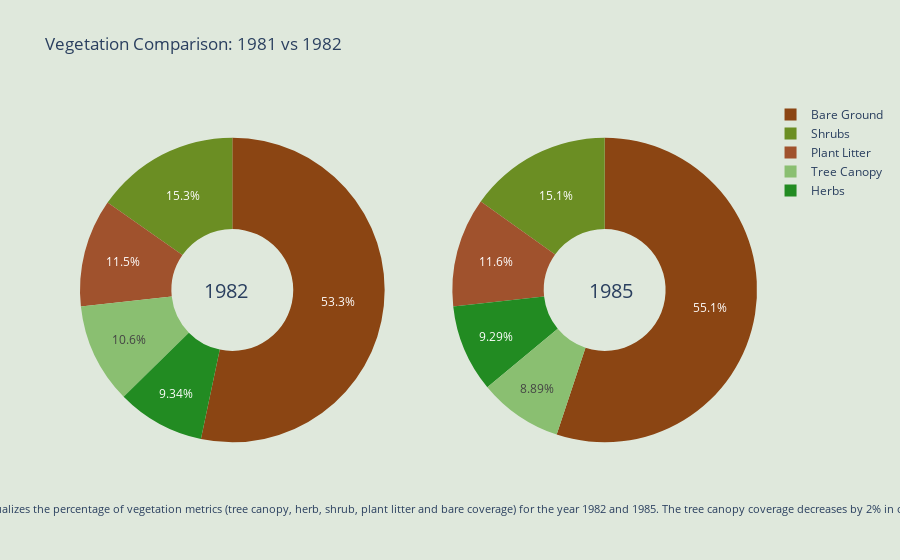

Notebook cell for this chart:
### Code cell
import pandas as pd
import plotly.graph_objects as go
from plotly.subplots import make_subplots

# Load the imputed dataset
climate_data = pd.read_csv("DataSet/climate_change_imputed.csv")
#climate_data = pd.read_csv("DataSet/climate_change.csv")
# Ensure relevant columns are present
required_columns = ['year', 'Bare', 'Herb', 'Shrub', 'treecanopy', 'Litter']
missing_columns = set(required_columns) - set(climate_data.columns)
if missing_columns:
    raise ValueError(f"Missing columns in the dataset: {missing_columns}")

# Filter data for the specific years (e.g., 1982 and 1985)
data_1982 = climate_data[climate_data['year'] == 1982 ]
data_1985 = climate_data[climate_data['year'] == 1985 ]

# Calculate the average coverage for each metric for the years 1981 and 1982
avg_1982 = data_1982[['Bare', 'Herb', 'Shrub', 'treecanopy', 'Litter']].mean()
avg_1985 = data_1985[['Bare', 'Herb', 'Shrub', 'treecanopy', 'Litter']].mean()

labels = ["Bare Ground", "Herbs", "Shrubs", "Tree Canopy", "Plant Litter"]
values_1982 = avg_1982.values
values_1985 = avg_1985.values

# Colors for the vegetation metrics (green and brown theme)
colors = ["#8B4513", "#228B22", "#6B8E23", "#8abf71", "#A0522D"]

# Create subplots: use 'domain' type for Pie subplot
fig = make_subplots(rows=1, cols=2, specs=[[{'type':'domain'}, {'type':'domain'}]])

# Add Pie charts for 1980 and 2024
fig.add_trace(go.Pie(labels=labels, values=values_1982, name="1980 Vegetation Metrics", marker=dict(colors=colors)), 1, 1)
fig.add_trace(go.Pie(labels=labels, values=values_1985, name="2024 Vegetation Metrics", marker=dict(colors=colors)), 1, 2)

# Use `hole` to create a donut-like pie chart
fig.update_traces(hole=.4, hoverinfo="label+percent+name")

fig.update_layout(
    title_text="Vegetation Comparison: 1981 vs 1982",
    # Add annotations in the center of the donut pies.
    annotations=[dict(text='1982', x=0.18, y=0.5, font_size=20, showarrow=False),
                 dict(text='1985', x=0.82, y=0.5, font_size=20, showarrow=False),
                 dict(
            xref='paper', yref='paper',
            x=0.5, y=-0.1,
            showarrow=False,
            text=' Fig 3. This chart visualizes the percentage of vegetation metrics (tree canopy, herb, shrub, plant litter and bare coverage) for the year 1982 and 1985. The tree canopy coverage decreases by 2% in one year',
            font=dict(size=11),
            align='center'
        )],
    plot_bgcolor='#dfe8dc',  # Background color of the plots
    paper_bgcolor='#dfe8dc',  # Background color of the whole figure
)

# Save the plot as an HTML file
fig.write_html('pie.html', auto_open=True)

# Display the map
fig.show()

### Figure 1 — Plotly figure (JSON) as saved in the notebook; plotly's stock layout.template omitted (floating-point values rounded to 4 significant figures)
{"data": [{"domain": {"x": [0, 0.45], "y": [0, 1]}, "hole": 0.4, "hoverinfo": "label+percent+name", "labels": ["Bare Ground", "Herbs", "Shrubs", "Tree Canopy", "Plant Litter"], "marker": {"colors": ["#8B4513", "#228B22", "#6B8E23", "#8abf71", "#A0522D"]}, "name": "1980 Vegetation Metrics", "type": "pie", "values": [55.53, 9.728, 15.91, 11.08, 11.93]}, {"domain": {"x": [0.55, 1], "y": [0, 1]}, "hole": 0.4, "hoverinfo": "label+percent+name", "labels": ["Bare Ground", "Herbs", "Shrubs", "Tree Canopy", "Plant Litter"], "marker": {"colors": ["#8B4513", "#228B22", "#6B8E23", "#8abf71", "#A0522D"]}, "name": "2024 Vegetation Metrics", "type": "pie", "values": [56.15, 9.468, 15.41, 9.058, 11.81]}], "layout": {"annotations": [{"font": {"size": 20}, "showarrow": false, "text": "1982", "x": 0.18, "y": 0.5}, {"font": {"size": 20}, "showarrow": false, "text": "1985", "x": 0.82, "y": 0.5}, {"align": "center", "font": {"size": 11}, "showarrow": false, "text": " Fig 3. This chart visualizes the percentage of vegetation metrics (tree canopy, herb, shrub, plant litter and bare coverage) for the year 1982 and 1985. The tree canopy coverage decreases by 2% in one year", "x": 0.5, "xref": "paper", "y": -0.1, "yref": "paper"}], "paper_bgcolor": "#dfe8dc", "plot_bgcolor": "#dfe8dc", "title": {"text": "Vegetation Comparison: 1981 vs 1982"}}}
